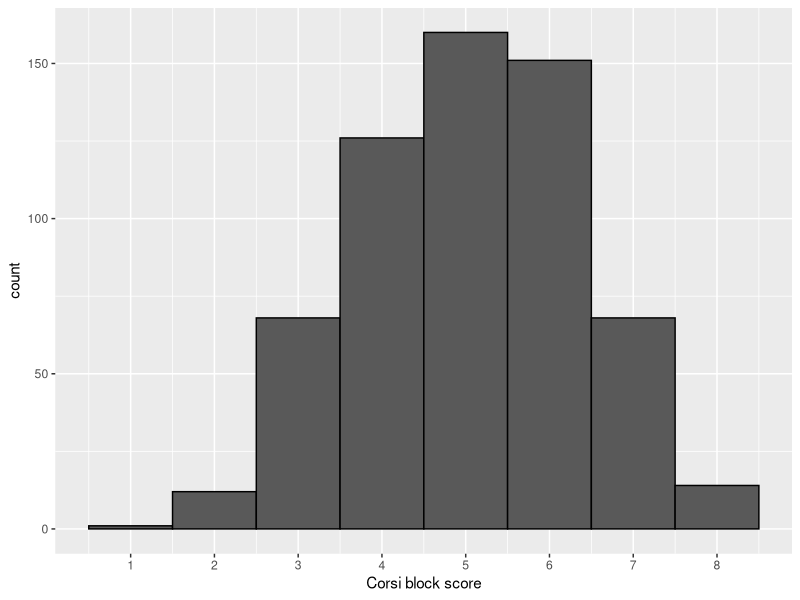

Write the R code that produced this figure. (Note: this script raises an error after producing the figure.)
## ---- chunk 1
library(tidyverse)

# Set the seed for reproducibility
set.seed(123)

# Define the number of participants
n_participants <- 600

# Define the variables
Gender <- c(rep('Woman', n_participants * 0.5),
            rep('Man', n_participants * 0.40),
            rep('Non-Binary', n_participants * 0.1))

Age <- sample(18:60, n_participants, replace = TRUE)

# Set conditions and mean Corsi scores
Condition <- c(rep('8 hours sleep', n_participants * 1/3),
               rep('4 hours sleep', n_participants * 1/3),
               rep('Sleep deprived', n_participants * 1/3))

Mean_Corsi_Score <- ifelse(Condition == '8 hours sleep', 6, ifelse(Condition == '4 hours sleep', 5, 4))

# Simulate Corsi scores around mean, considering a small correlation with age
Corsi_Score <- round(rnorm(n_participants, Mean_Corsi_Score + 0.01*(Age - mean(Age)), sd = 1))
Corsi_Score <- ifelse(Corsi_Score > 9, 9, ifelse(Corsi_Score < 0, 0, Corsi_Score))

# Create a data frame
data <- data.frame(Participant = 1:n_participants,
                   Gender = sample(Gender),
                   Age = Age,
                   Condition = Condition,
                   Corsi_Score = Corsi_Score)

# Define Demographic data
demographic_data <- data %>% 
  select(Participant, Gender, Age, Condition)

# Define Score data
score_data <- data %>% 
  select(Participant, Corsi_Score)

## ---- chunk 2
head(demographic_data)
## ---- chunk 3
# count the total number of participants
total_participants <- demographic_data %>%
  count()

# count the number of participants by each group of Gender
gender_count <- demographic_data %>%
  count(Gender)

# calculate mean age and standard deviation
age_stats <- demographic_data %>%
  summarise(mean_age = mean(Age),
            sd_age = sd(Age))
  

## ---- chunk 4
condition_count <- demographic_data %>%
  count(Condition)
## ---- chunk 5
overall_score <- score_data %>%
  summarise(mean_score = mean(Corsi_Score),
            sd_score = sd(Corsi_Score))
## ---- chunk 6
ggplot(data = score_data, aes(x = Corsi_Score)) +
  geom_histogram(binwidth = 1, colour = "black") +
  scale_x_continuous(name = "Corsi block score",
                     breaks = seq(1:9))
## ---- chunk 7
full_dat <- inner_join(x = demographic_data,
                       y = score_data,
                       by = "Participant")
## ---- chunk 8

knitr::include_graphics("images/corsi/autocomplete.png")

## ---- chunk 9
group_scores <- full_dat %>%
  group_by(Condition) %>%
  summarise(mean_score = mean(Corsi_Score),
            sd_score = sd(Corsi_Score))
## ---- chunk 10
ggplot(full_dat, aes(x = Condition, y = Corsi_Score)) +
  geom_boxplot() +
  scale_y_continuous(name = "Corsi block score",
                     breaks = seq(1:9))

## ---- chunk 11
ggplot(full_dat, aes(x = Corsi_Score)) +
  geom_histogram(binwidth = 1) +
  facet_wrap(~Condition, nrow = 3) +
  scale_x_continuous(breaks = seq(1:9))
